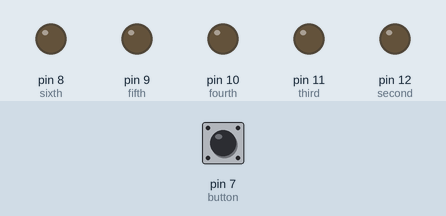
This sketch was run on a simulated Arduino Uno, built with avr-gcc and run on an emulated ATmega328P. Parts: output pins drawn as LEDs (lit = HIGH). Inputs (shaded band) come from the test bench; at power-on: pin 7 (button) HIGH. Random numbers use the default seed unless the sketch sets one; pins used as bus, display or sensor lines are not drawn.

Above: at 1.2 s.
1.3 s: pin 7 (button) pulled LOW for 1 s
At 3.9 s:
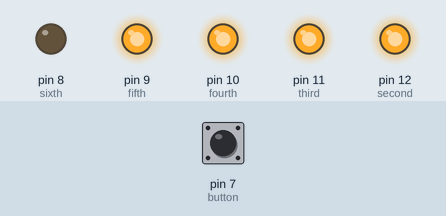
4.3 s: pin 7 (button) pulled LOW for 3.2 s
At 8.9 s:
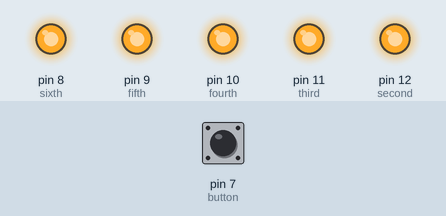
9.2 s: pin 7 (button) pulled LOW for 0.15 s
At 10.4 s:
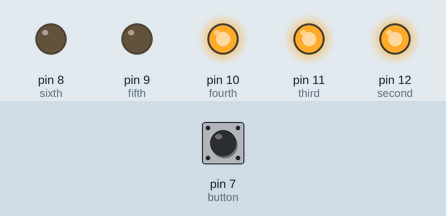
Timing chart, 0 to 12.2 s (numbered marks = the images above; inputs shaded):
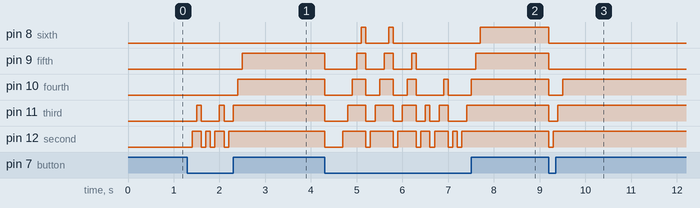

Measured:
- after the input at 1.3 s, pin 9 (fifth): LOW → HIGH after 1.2 s; pin 10 (fourth): LOW → HIGH after 1.1 s; pin 11 (third): goes HIGH 0.10 s, LOW 0.40 s, HIGH 0.10 s, LOW 0.20 s, then HIGH, starting after 0.20 s; pin 12 (second): goes HIGH 0.20 s, LOW 0.10 s, HIGH 0.10 s, LOW 0.10 s, HIGH 0.20 s, LOW 0.10 s, then HIGH, starting after 0.10 s
- after the input at 4.3 s, pin 8 (sixth): goes HIGH 0.10 s, LOW 0.50 s, HIGH 0.10 s, LOW 1.9 s, then HIGH, starting after 0.80 s; pin 9 (fifth): HIGH → LOW at once, → HIGH 0.70 s later, → LOW 0.20 s later, → HIGH 0.40 s later, … (8 changes in this stretch)
- after the input at 9.2 s, pin 8 (sixth), pin 9 (fifth): HIGH → LOW at once; pin 10 (fourth): HIGH → LOW at once, → HIGH 0.30 s later; pin 11 (third): HIGH → LOW at once, → HIGH 0.20 s later; pin 12 (second): HIGH → LOW at once, → HIGH 0.10 s later

The sketch:

dice.ino
```cpp
/*
 Arduino Dice :)
 This example shows how to simulate throwing a dice with 6 LEDs
 By Esther van der Stappen
 */

// 6 consecutive digital pins for the LEDs
int first=13;
int second=12;
int third=11;
int fourth=10;
int fifth=9;
int sixth=8;

int pace=100;

int myLED[6]={13, 12, 11, 10, 9, 8};

// pin for the button switch
int button=7;
// value to check state of button switch
int pressed;

void setup() {
  // set all LED pins to OUTPUT

  pinMode(first, OUTPUT);
  pinMode(second, OUTPUT);
  pinMode(third, OUTPUT);
  pinMode(fourth, OUTPUT);
  pinMode(fifth, OUTPUT);
  pinMode(sixth, OUTPUT);
  // set buttin pin to INPUT
  pinMode(button, INPUT);
  digitalWrite(button, HIGH);

  // initialize random seed by noise from analog pin 0 (should be unconnected)
  randomSeed(analogRead(0));
}

void loop() {
  // if button is pressed - throw the dice
  pressed = digitalRead(button);

  if (pressed == LOW) {
    // remove previous number to LOW
    for (int i = 0; i < 6; i++){
      digitalWrite(myLED[i], LOW);

    }

    // get a random number in the range [1,6]
    int numLights=random(1,7);
    //write IF statements to light up the lights
    digitalWrite(first, HIGH);

    for(int i = 0; i < 6; i++){
      if (i < numLights){
        digitalWrite(myLED[i], HIGH);
        delay(pace);
      }
    }
  }
}
```
